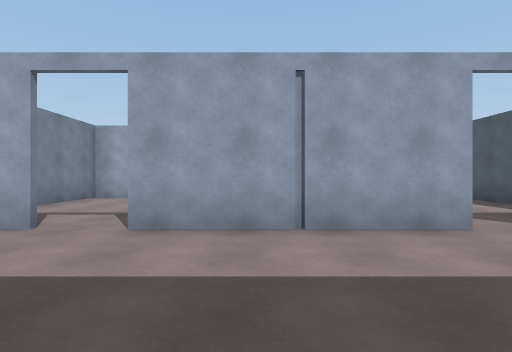
View 1 (above)

18 first-person views from a walk through a 3-D level made in the Unity game engine. The camera is 1.2 m above the floor, looks level and sees 80° across. Doors are open. The floor is counted in squares, 2 m on a side. Each view is taken from the middle of a square. On the plan, view 1 faces up. The plan holds only what a view shows up to about 9 squares ahead; the rest is blank. The player is left out.

View 2
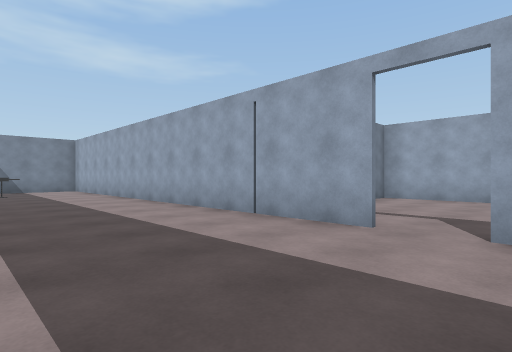

View 3
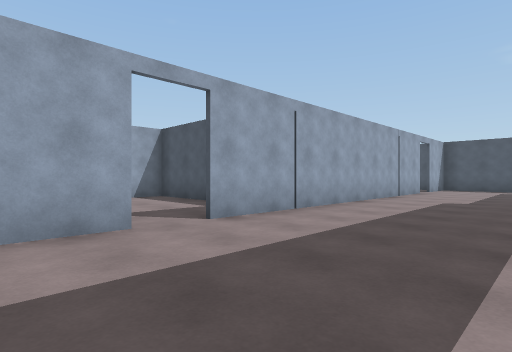

View 4
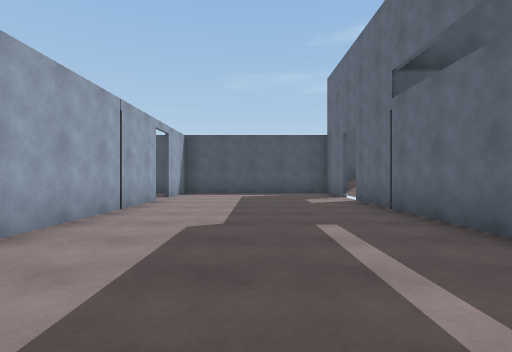

View 5
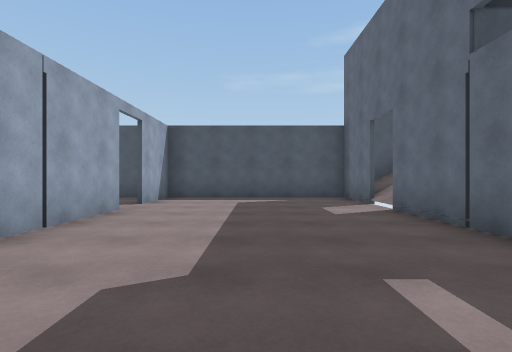

View 6
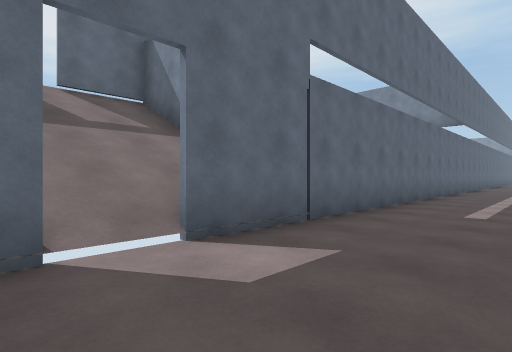

View 7
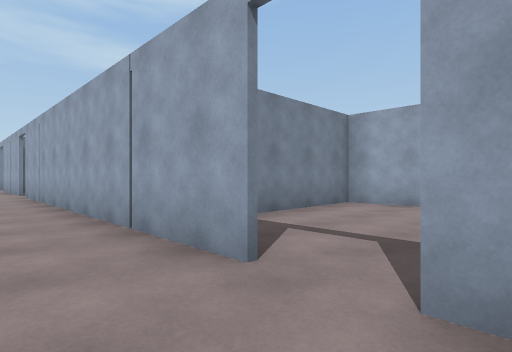

View 8
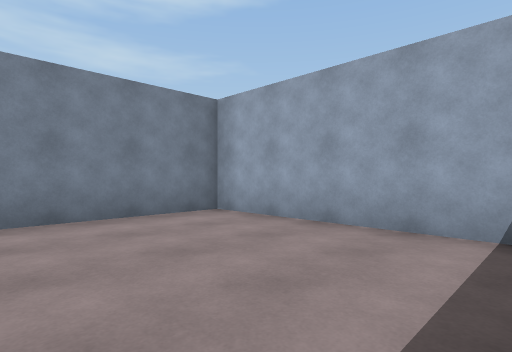

View 9
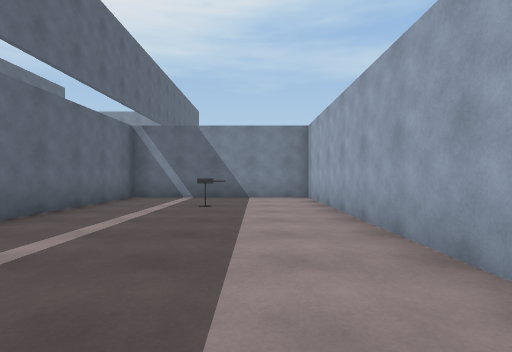

View 10
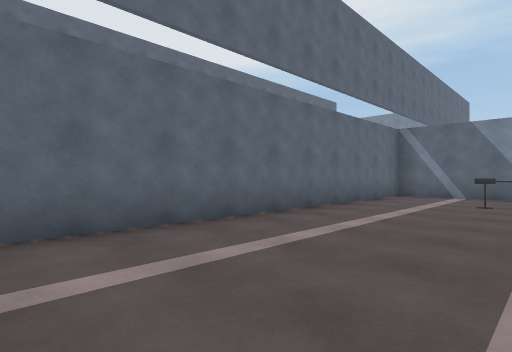

View 11
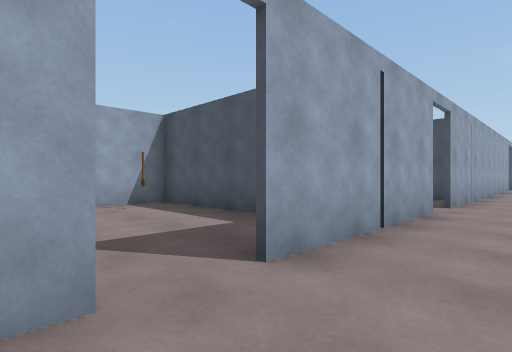

View 12
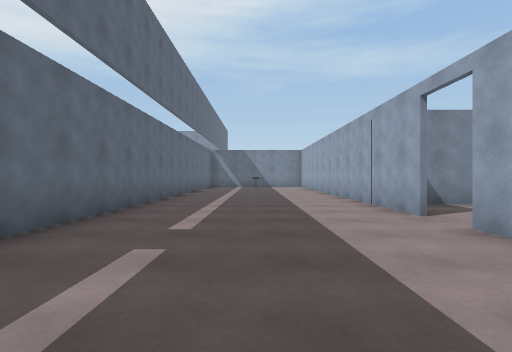

View 13
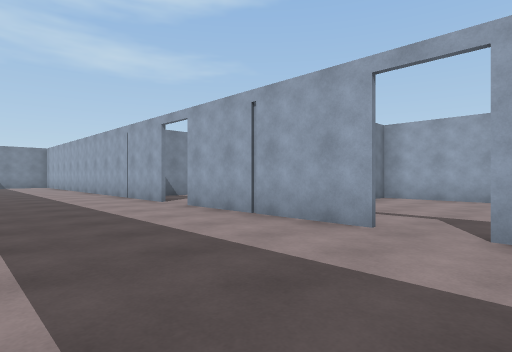

View 14
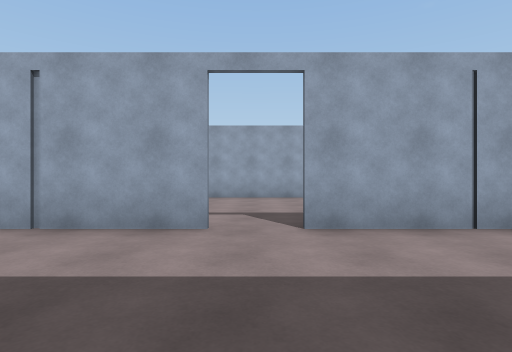

View 15
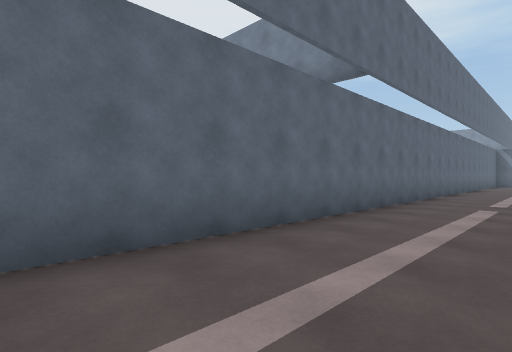

View 16
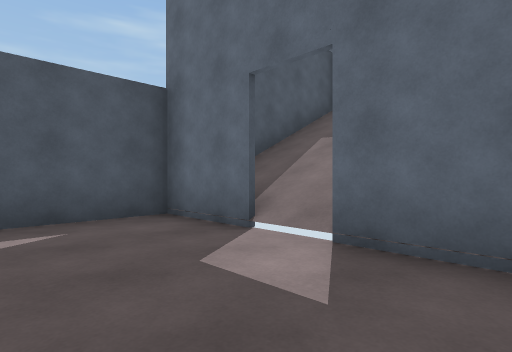

View 17
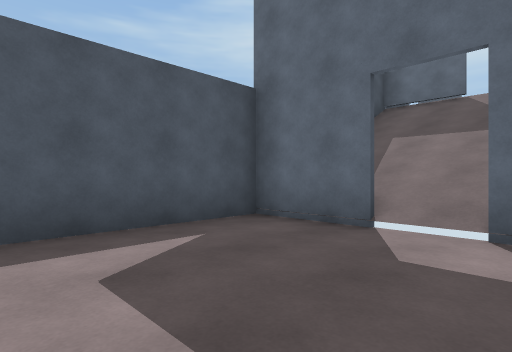

View 18
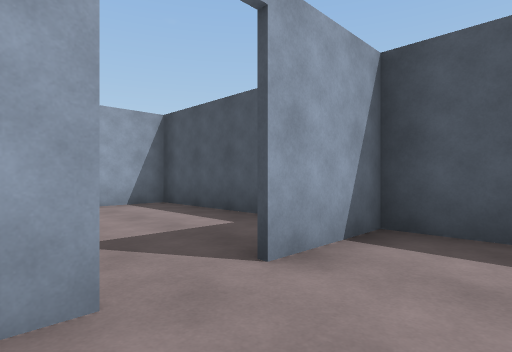

### Floor plan
Key: @ floor where view 1 was taken; # wall or solid block; . floor; / step, stairs or slope; D open door; T turret; O other object.
Columns run from 15 left of view 1 to 16 right of it. Each row starts with its distance up from view 1.
  9           ############   #######
  8           #....#.....#   #.....#
  7           #...O#.....#   #.....#
  6           #....#.....#   #.....#
  5           #....# ....#   #.....#
  4 #############D####D#########D###
  3 #............D....D.........D..#
  2 #..............................#
  1 #..T...........................#
  0 #..............@...............#
 -1 ############################D###
 -2                #         # /D//#
 -3                #         #/////#
 -4                #         #/////#
 -5                          #/////#
 -6                          ###D###
 -7                             D #

Where each view was taken, in squares from view 1:
view 1: 0 up, 0 right, facing up
view 2: 0 up, 1 left, facing up-left
view 3: 0 up, 1 right, facing up-right
view 4: 1 up, 5 right, facing right
view 5: 1 up, 7 right, facing right
view 6: 1 up, 14 right, facing down-left
view 7: 2 up, 14 right, facing up-left
view 8: 5 up, 15 right, facing up-left
view 9: 2 up, 6 left, facing left
view 10: 2 up, 5 left, facing down-left
view 11: 2 up, 3 left, facing up-right
view 12: 1 up, 2 right, facing left
view 13: 0 up, 4 right, facing up-left
view 14: 0 up, 3 right, facing up
view 15: 1 up, 6 right, facing down-left
view 16: 1 up, 11 right, facing down-right
view 17: 2 up, 12 right, facing down-right
view 18: 2 up, 12 right, facing up-right
